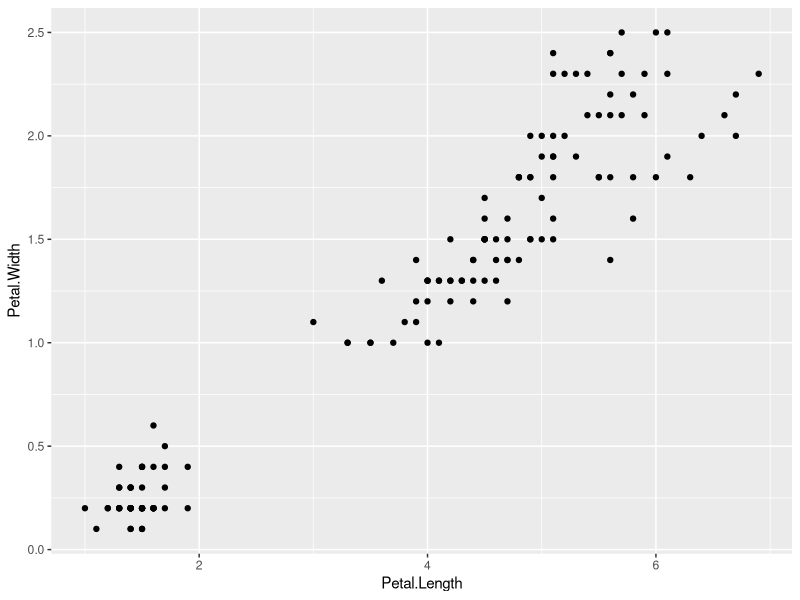
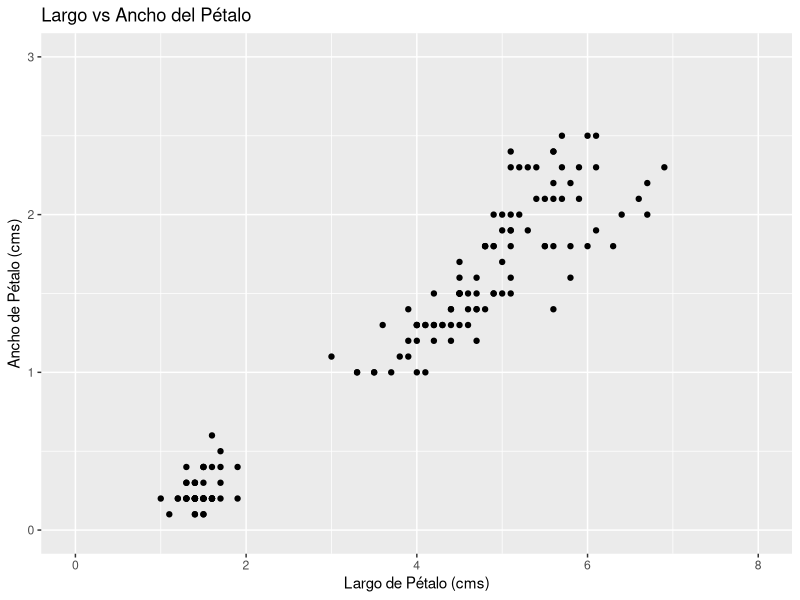

Reproduce these figures in R, in order. (Note: this script raises an error after producing the figures.)
## ---- chunk 1
knitr::opts_chunk$set(collapse = TRUE)
## ---- chunk 2
library(dplyr)
glimpse(iris)
## ---- chunk 3
library(ggplot2)
## ---- chunk 4

ggplot(data=iris, mapping =aes(x=Petal.Length, y =Petal.Width))+geom_point()
## ---- chunk 5

ggplot(data = iris, mapping=aes(x=Petal.Length , y =Petal.Width))+
  geom_point()+
  xlim(c(0, 8))+
  ylim(c(0, 3))+
  labs(title="Largo vs Ancho del Pétalo", 
       x="Largo de Pétalo (cms)",
       y="Ancho de Pétalo (cms)")
## ---- chunk 6


ggplot(data = data, mapping=aes(x=Petal.Length , y =Petal.Width))+
  geom_point()+
  xlim(c(0, 8))+
  ylim(c(0, 3))+
  labs(title="Largo vs Ancho del Pétalo", 
       y="Ancho (cms)", x="Largo (cms)")+
  theme(axis.text =element_text(size=16),
        axis.title=element_text(size=23),
        plot.title=element_text(size=25,colour="maroon"))
## ---- chunk 7



ggplot(data = data, mapping=aes(x=Petal.Length , y =Petal.Width))+
  geom_point(col="steelblue", size=2.5)+
  xlim(c(0, 8))+
  ylim(c(0, 3))+
  labs(title="Largo vs Ancho del Pétalo", 
       y="Ancho (cms)", x="Largo (cms)")+
  theme(axis.text =element_text(size=16),
        axis.title=element_text(size=23),
        plot.title=element_text(size=25),
        plot.subtitle=element_text(size=20))
## ---- chunk 8


ggplot(data = data, mapping=aes(x=Petal.Length , y =Petal.Width))+
  geom_point(aes(col=Species), size=2.5)+
  xlim(c(0, 8))+
  ylim(c(0, 3))+
  labs(title="Largo vs Ancho del Pétalo", 
       y="Ancho (cms)", x="Largo (cms)")+
  theme(axis.text =element_text(size=16),
        axis.title=element_text(size=23),
        plot.title=element_text(size=25),
        plot.subtitle=element_text(size=20))
## ---- chunk 9
ggplot(data = data, mapping=aes(x=Petal.Length , y =Petal.Width))+
  geom_point(aes(col=Species), size=2.5)+
  scale_colour_manual(values=c("#BC3C29FF", "#0072B5FF","#E18727FF"))+
  xlim(c(0, 8))+
  ylim(c(0, 3))+
  labs(title="Largo vs Ancho del Pétalo", 
       y="Ancho (cms)", x="Largo (cms)")+
  theme(axis.text =element_text(size=16),
        axis.title=element_text(size=23),
        plot.title=element_text(size=25),
        plot.subtitle=element_text(size=20))
## ---- chunk 10
ggplot(data = data, mapping=aes(x=Petal.Length , y =Petal.Width))+
  geom_point(aes(col=Species), size=2.5)+
  scale_colour_manual(values=c("#BC3C29FF", "#0072B5FF","#E18727FF"))+
  xlim(c(0, 8))+
  ylim(c(0, 3))+
  labs(title="Mi primer gráfico en R", 
       y="Ancho (cms)", x="Largo (cms)")+
  theme(axis.text =element_text(size=16),
        axis.title=element_text(size=23),
        plot.title=element_text(size=25),
        legend.position = c(0.13, 0.85),
        legend.box.background = element_rect(fill = "transparent", colour = "#333333",size=1.2),
        legend.title = element_text(size = 15),
        legend.text = element_text(size = 12))
## ---- chunk 11
ggplot(data = data, mapping=aes(x=Petal.Length , y =Petal.Width))+
  geom_point(aes(col=Species), size=2.5)+
  scale_colour_manual(values=c("#BC3C29FF", "#0072B5FF","#E18727FF"))+
  xlim(c(0, 8))+
  ylim(c(0, 3))+
  labs(title="Largo vs Ancho del Petalo",
       y="Ancho (cms)", x="Largo (cms)")+
  theme(axis.text =element_text(size=16),
        axis.title=element_text(size=23),
        plot.title=element_text(size=25),
        legend.position = c(0.13, 0.85),
        legend.box.background = element_rect(fill = "transparent", colour = "#333333",size=1.2),
        axis.line = element_line(color = "#333333",size = 1, linetype = "solid"))
